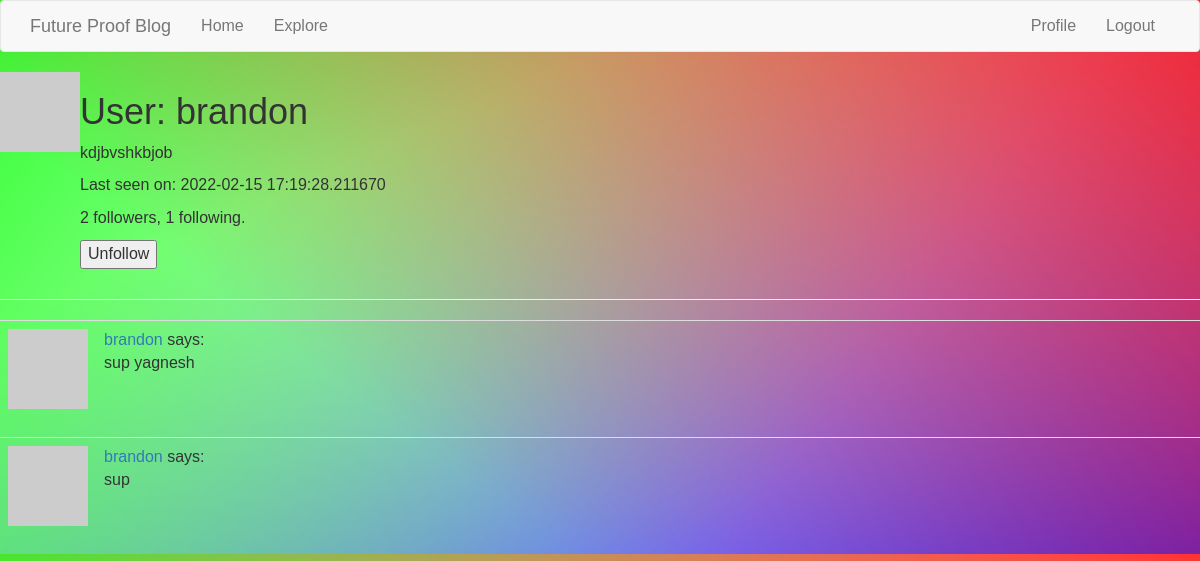
Page /user/brandon (signed in) on the committed database.
### app/models.py (models this page shows, shortened)
class User(UserMixin, db.Model):
    id = db.Column(db.Integer, primary_key=True)
    username = db.Column(db.String(64), index=True, unique=True)
    email = db.Column(db.String(120), index=True, unique=True)
    password_hash = db.Column(db.String(128))
    posts = db.relationship('Post', backref='author', lazy='dynamic')
    followed = db.relationship(
        'User', secondary=followers,
        primaryjoin=(followers.c.follower_id == id),
        secondaryjoin=(followers.c.followed_id == id),
        backref=db.backref('followers', lazy='dynamic'), lazy='dynamic')
    def avatar(self, size):
        digest = md5(self.email.lower().encode('utf-8')).hexdigest()
        return 'https://www.gravatar.com/avatar/{}?d=identicon&s={}'.format(
            digest, size)
    about_me = db.Column(db.String(140))
    last_seen = db.Column(db.DateTime, default=datetime.utcnow)
    def is_following(self, user):
        return self.followed.filter(
            followers.c.followed_id == user.id).count() > 0

class Post(db.Model):
    id = db.Column(db.Integer, primary_key=True)
    body = db.Column(db.String(140))
    timestamp = db.Column(db.DateTime, index=True, default=datetime.utcnow)
    user_id = db.Column(db.Integer, db.ForeignKey('user.id'))

### app/routes.py (the view)
@app.route('/user/<username>')
@login_required
def user(username):
    user = User.query.filter_by(username=username).first_or_404()
    page = request.args.get('page', 1, type=int)
    posts = user.posts.order_by(Post.timestamp.desc()).paginate(
        page, app.config['POSTS_PER_PAGE'], False)
    next_url = url_for('user', username=user.username, page=posts.next_num) \
        if posts.has_next else None
    prev_url = url_for('user', username=user.username, page=posts.prev_num) \
        if posts.has_prev else None
    form = EmptyForm()
    return render_template('user.html', user=user, posts=posts.items,
                           next_url=next_url, prev_url=prev_url, form=form)

### app/forms.py
class EmptyForm(FlaskForm):
    submit = SubmitField('Submit')

### app/models.py (called while the page is built)
@login.user_loader
def load_user(id):
    return User.query.get(int(id))

### app/routes.py (called while the page is built)
@app.before_request
def before_request():
    if current_user.is_authenticated:
        current_user.last_seen = datetime.utcnow()
        db.session.commit()

### app/templates/user.html (shortened to what this page needs)
{% extends "base.html" %}
{% block content %}
    <table>
        <tr valign="top">
            <td><img src="{{ user.avatar(128) }}"></td>
            <td>
                <h1>User: {{ user.username }}</h1>
        {% if user.about_me %}<p>{{ user.about_me }}</p>{% endif %}
        {% if user.last_seen %}<p>Last seen on: {{ user.last_seen }}</p>{% endif %}
        <p>{{ user.followers.count() }} followers, {{ user.followed.count() }} following.</p>
        {% if user == current_user %}
        <p><a href="{{ url_for('edit_profile') }}">Edit your profile</a></p>
        {% else %}
        <p>
            <form action="{{ url_for('unfollow', username=user.username) }}" method="post">
                {{ form.submit(value='Unfollow') }}
            </form>
        </p>
        {% endif %}
            </td>
        </tr>
    </table>
    <hr>
    {% for post in posts %}
        {% include '_post.html' %}
    {% endfor %}
{% endblock %}

### app/templates/_post.html
<table class="table table-hover">
    <tr>
        <td width="70px">
            <a href="{{ url_for('user', username=post.author.username) }}">
                <img src="{{ post.author.avatar(70) }}" />
            </a>
        </td>
        <td>
            <a href="{{ url_for('user', username=post.author.username) }}">
                {{ post.author.username }}
            </a>
            says:
            <br>
            {{ post.body }}
        </td>
    </tr>
</table>

### app/static/base.css (style rules this page uses)
body { background: linear-gradient(217deg, rgba(255,0,0,.8), rgba(255,0,0,0) 70.71%), linear-gradient(127deg, rgba(0,255,0,.8), rgba(0,255,0,0) 70.71%), linear-gradient(336deg, rgba(0,0,255,.8), rgba(0,0,255,0) 70.71%) no-repeat; font-family: 'Trebuchet MS', 'Lucida Sans Unicode', 'Lucida Grande', 'Lucida Sans', Arial, sans-serif; font-size: medium; }

### rows in the picture
User: username "brandon", about_me "kdjbvshkbjob", last_seen "2022-02-15 17:19:28.211670"
Post: author.username "brandon", body "sup yagnesh"
Post: author.username "brandon", body "sup"

### other values in the picture
{{ ('Home') }} "Home"
{{ ('Explore') }} "Explore"
{{ ('Profile') }} "Profile"
{{ ('Logout') }} "Logout"
{{ user.followers.count() }} "2"
{{ user.followed.count() }} "1"
